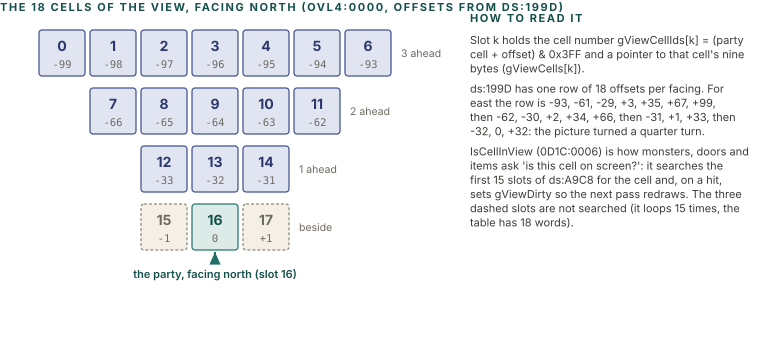

Here is the Python script that generated this plot:
import sys; sys.path.insert(0, '.')
from figlib import *

c = Canvas(760, 340)
c.section(0, 11, "THE 18 CELLS OF THE VIEW, FACING NORTH (ovl4:0000, offsets from ds:199D)")
S = 46
G = 5
cx = 215
rows = [  # (y index from top, slots, offsets)
    (list(range(0, 7)), [-99, -98, -97, -96, -95, -94, -93]),
    (list(range(7, 12)), [-66, -65, -64, -63, -62]),
    (list(range(12, 15)), [-33, -32, -31]),
    (list(range(15, 18)), [-1, 0, 1]),
]
TC, SC, FC = PAL["teal"]
NC, NS, NF = PAL["navy"]
for r, (slots, offs) in enumerate(rows):
    n = len(slots)
    w = n * S + (n - 1) * G
    x0 = cx - w / 2
    y = 30 + r * (S + 12)
    for i, (sl, o) in enumerate(zip(slots, offs)):
        x = x0 + i * (S + G)
        party = (sl == 16)
        own = sl >= 15
        c.rect(x, y, S, S, fill=(FC if party else (PANEL if own else NF)), stroke=(SC if party else (GREY if own else NS)), sw=1.2, rx=3,
               dash=("3 2" if own and not party else None))
        c.text(x + S / 2, y + 21, str(sl), size=14, weight=700, color=(TC if party else (MUTED if own else NC)), anchor="middle")
        c.text(x + S / 2, y + 38, ("%+d" % o) if o else "0", size=10.5, color=MUTED, anchor="middle", mono=True)
# party arrow
px = cx
c.arrow([(px, 30 + 3 * (S + 12) + S + 14), (px, 30 + 3 * (S + 12) + S + 2)], color=SOLID["teal"], sw=2)
c.text(px, 30 + 3 * (S + 12) + S + 28, "the party, facing north (slot 16)", size=11, color=TC, anchor="middle", weight=600)
# depth labels
for r, lab in enumerate(["3 ahead", "2 ahead", "1 ahead", "beside"]):
    n = len(rows[r][0])
    c.text(cx + (n * S + (n - 1) * G) / 2 + 10, 30 + r * (S + 12) + S / 2 + 4, lab, size=10.5, color=MUTED)

# right text
RX = 470
c.section(RX, 22, "HOW TO READ IT")
paras = [
    "Slot k holds the cell number gViewCellIds[k] = (party cell + offset) & 0x3FF and a pointer to that cell's nine bytes (gViewCells[k]).",
    "ds:199D has one row of 18 offsets per facing. For east the row is -93, -61, -29, +3, +35, +67, +99, then -62, -30, +2, +34, +66, then -31, +1, +33, then -32, 0, +32: the picture turned a quarter turn.",
    "IsCellInView (0D1C:0006) is how monsters, doors and items ask 'is this cell on screen?': it searches the first 15 slots of ds:A9C8 for the cell and, on a hit, sets gViewDirty so the next pass redraws. The three dashed slots are not searched (it loops 15 times, the table has 18 words).",
]
yy = 44
for p in paras:
    for l in wrap(p, 280, 11):
        c.text(RX, yy, l, size=11, color=INK2)
        yy += 14.2
    yy += 6
c.save("figs/wld_view.svg")
